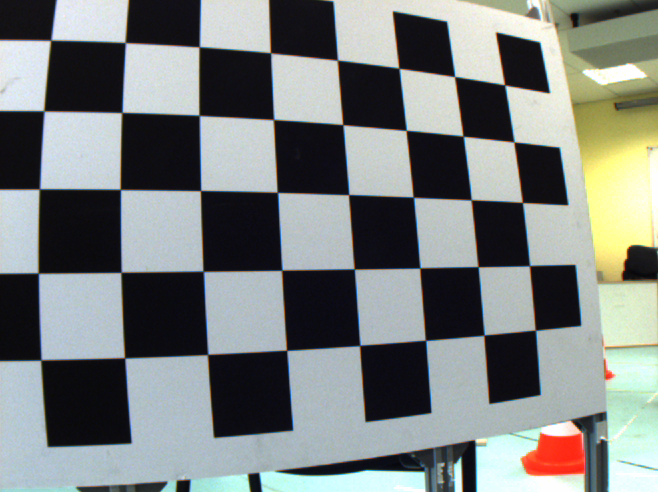
#> input picture pictures/calibration/img_21130751_0000.bmp, 658 x 492 px; its folder holds 4 pictures in this run
$ python lab9.py
#> lines starting #> are read from the running program, lines starting #| are printed output that depends on the picture; after the words box and inside, x2 and y2 are one past the last pixel; in counts of white or black regions, pixels touching at a corner belong together
import cv2
import numpy as np

# termination criteria
criteria = (cv2.TERM_CRITERIA_EPS + cv2.TERM_CRITERIA_MAX_ITER, 30, 0.001)

# prepare object points, like (0,0,0), (1,0,0), (2,0,0) ....,(6,5,0)
objp = np.zeros((8*5,3), np.float32)
objp[:,:2] = np.mgrid[0:5,0:8].T.reshape(-1,2)

# Arrays to store object points and image points from all the images.
objpoints = [] # 3d point in real world space
imgpoints = [] # 2d points in image plane.


def read_and_show_img(iterator):
#> called with iterator = 0
    img = cv2.imread(f'pictures/calibration/img_21130751_{iterator:04}.bmp')
#> img is the input picture: shape (492, 658, 3); mean B, G, R 127, 128.8, 124

    gray = cv2.cvtColor(img, cv2.COLOR_BGR2GRAY)
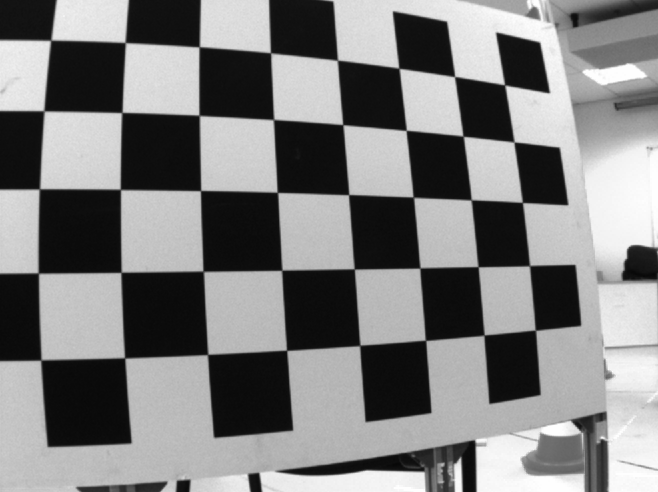
#> gray: shape (492, 658); min 7, max 254, mean 127.1
    ret, corners = cv2.findChessboardCorners(gray, (8, 5))
#> ret = True; corners = 40 rows, first 8: [50.72, 40.31], [125.1, 42.51], [199.1, 46.7], [270.4, 52.62], [337.4, 60.32], [398.8, 68.17], [454.5, 76.55], [504.6, 84.84]

    if ret == True:
        objpoints.append(objp)
        corners2 = cv2.cornerSubPix(gray, corners, (8, 5), (-1, -1), criteria)
#> corners2 = 40 rows, first 8: [50.75, 40.22], [125.2, 42.55], [199.2, 46.77], [270.6, 52.81], [337.4, 60.23], [398.9, 68.22], [454.5, 76.52], [504.6, 84.93]
        imgpoints.append(corners)
        # Draw and display the corners
        cv2.drawChessboardCorners(img, (8, 5), corners2, ret)
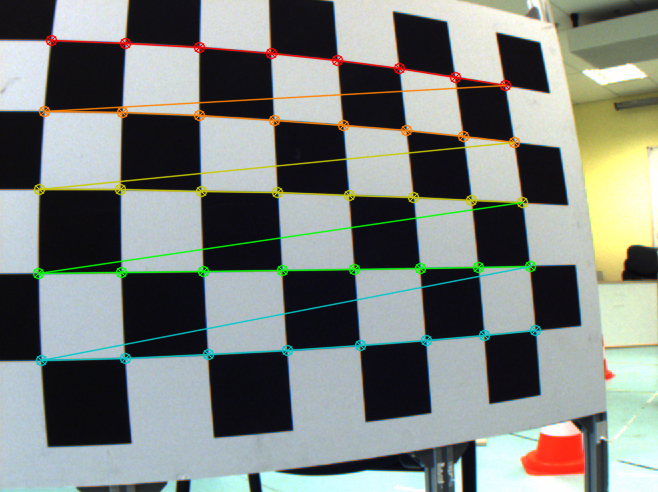
#> img: shape (492, 658, 3); 4.98% of pixels changed, all inside (x1, y1, x2, y2) = (32, 34, 542, 367)

    ret, mtx, dist, rvecs, tvecs = cv2.calibrateCamera(objpoints, imgpoints, gray.shape[::-1], None, None)
#> ret = 148.4; mtx = [[52171, 0, 1458.5], [0, 7282.1, 339.1], [0, 0, 1]]; dist = [[-569.5, 98641.6, -3.63, -2.5, 750.8]]; rvecs = ([-0.23, -1.63, 0.183],); tvecs = ([-3.32, -6.6, 129.9],)

    cv2.imshow('original', img)
    cv2.waitKey(100)


def main():
    for i in range(114):
        read_and_show_img(i)
#> pass 2 of the loop in main, `for i in range(114):`:
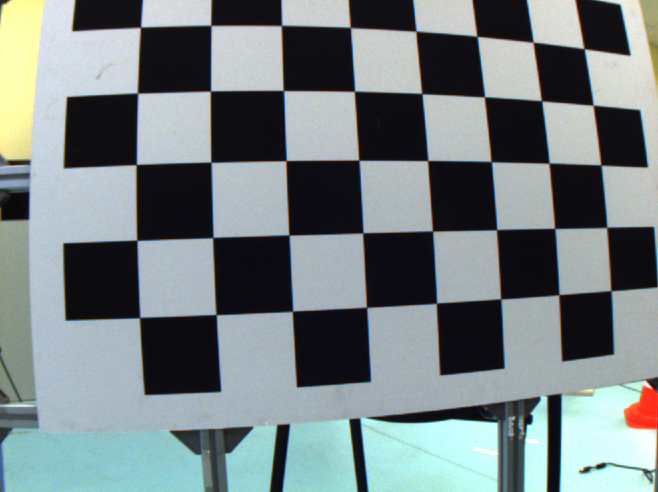
#> input picture pictures/calibration/img_21130751_0001.bmp, 658 x 492 px
#> in read_and_show_img, img is the input picture: shape (492, 658, 3); mean B, G, R 131.4, 129.7, 119.2
#> in read_and_show_img (call 2), `gray = cv2.cvtColor(img, cv2.COLOR_BGR2GRAY)`:
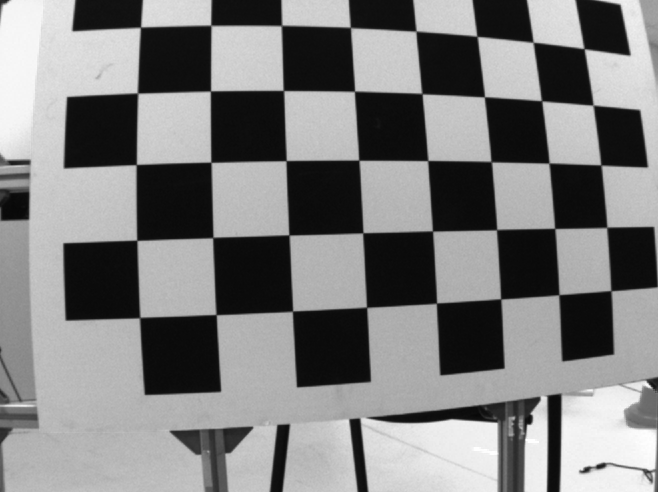
#> gray: shape (492, 658); min 7, max 254, mean 126.7
#> in read_and_show_img (call 2), `ret, corners = cv2.findChessboardCorners(gray, (8, 5))`: ret = True; corners = 40 rows, first 8: [140.6, 26.94], [210.7, 25.19], [281.5, 25.47], [350.3, 27.28], [416, 31], [476.9, 36.3], [533.2, 42.28], [584.2, 48.63]
#> corners2 = 40 rows, first 8: [140.5, 27.16], [210.8, 25.33], [281.5, 25.46], [350.4, 27.47], [416, 31.15], [476.9, 36.35], [533.1, 42.29], [584.1, 48.7]
#> in read_and_show_img (call 2), `cv2.drawChessboardCorners(img, (8, 5), corners2, ret)`:
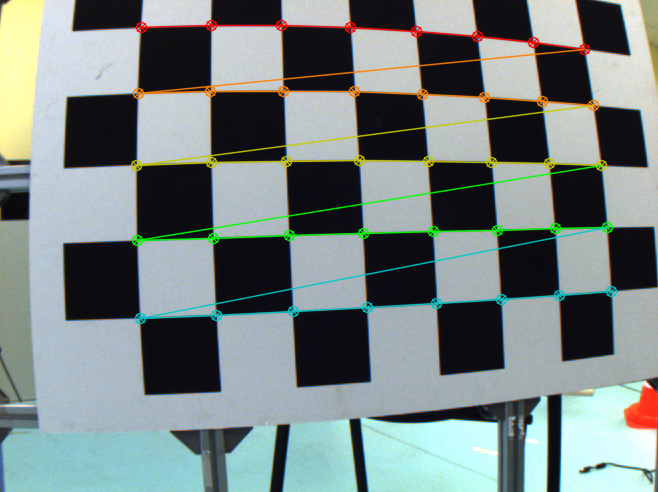
#> img: shape (492, 658, 3); 4.83% of pixels changed, all inside (x1, y1, x2, y2) = (130, 19, 618, 325)
#> in read_and_show_img (call 2), `ret, mtx, dist, rvecs, tvecs = cv2.calibrateCamera(objpoints, imgpoint..`: ret = 148.9; mtx = [[2861, 0, 406.7], [0, 8141.2, 190.7], [0, 0, 1]]; dist = [[-616.4, 190062.8, 3.36, -6.83, 647.4]]; rvecs = ([-0.602, -1.52, -0.334], [-0.915, -1.07, -0.889]); tvecs = ([-5.94, -3.58, 131.7], [-2.61, -2.15, 65.97])
#> pass 3 of the loop in main, `for i in range(114):`:
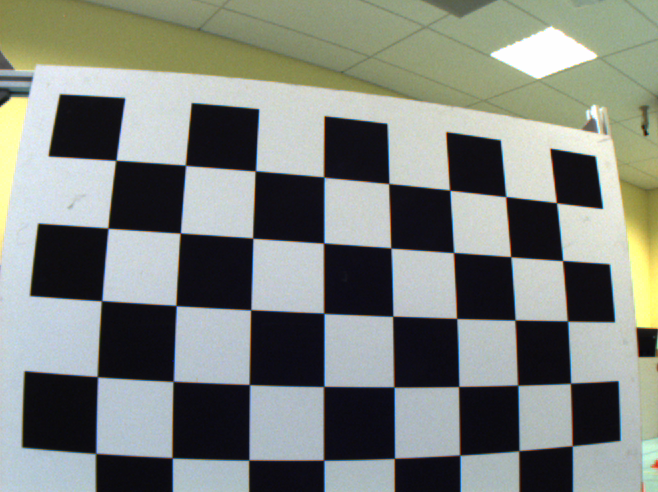
#> input picture pictures/calibration/img_21130751_0002.bmp, 658 x 492 px
#> in read_and_show_img, img is the input picture: shape (492, 658, 3); mean B, G, R 123.9, 130.3, 125.4
#> in read_and_show_img (call 3), `gray = cv2.cvtColor(img, cv2.COLOR_BGR2GRAY)`:
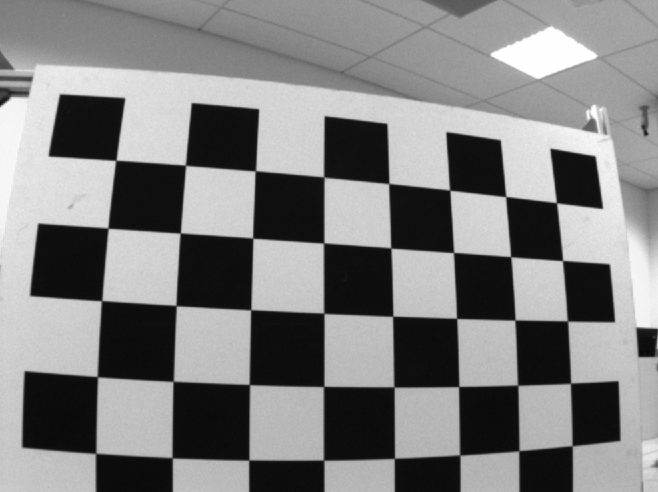
#> gray: shape (492, 658); min 9, max 254, mean 128.1
#> in read_and_show_img (call 3), `ret, corners = cv2.findChessboardCorners(gray, (8, 5))`: ret = True; corners = 40 rows, first 8: [115.8, 160.4], [185.3, 165.1], [255.3, 170.7], [323.7, 176.7], [388.7, 183.6], [449.8, 190.3], [505.8, 196.6], [556.4, 202.7]
#> corners2 = 40 rows, first 8: [115.8, 160.4], [185.5, 165.3], [255.3, 170.8], [323.8, 177], [388.7, 183.5], [449.8, 190.2], [505.8, 196.6], [556.4, 202.7]
#> in read_and_show_img (call 3), `cv2.drawChessboardCorners(img, (8, 5), corners2, ret)`:
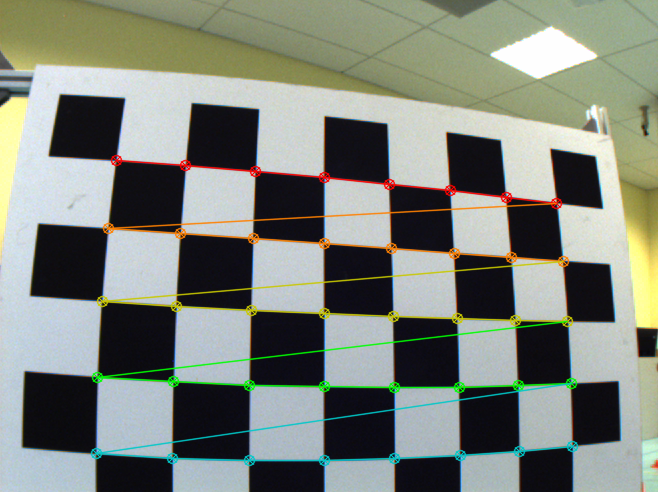
#> img: shape (492, 658, 3); 4.86% of pixels changed, all inside (x1, y1, x2, y2) = (90, 154, 579, 467)
#> in read_and_show_img (call 3), `ret, mtx, dist, rvecs, tvecs = cv2.calibrateCamera(objpoints, imgpoint..`: ret = 149.5; mtx = [[2307.4, 0, 411.4], [0, 7966.9, 170.9], [0, 0, 1]]; dist = [[-736.5, 359999.2, 6.29, -10.81, 721.7]]; rvecs = ([-0.575, -1.53, -0.322], [-1.02, -1.05, -0.936], [-0.688, -1.49, -0.435]); tvecs = ([-6.74, -3.48, 167.3], [-2.82, -1.76, 74.63], [-5.02, -1.05, 150.5])
#> the loop made 4 passes; the first 3 are shown


if __name__ == "__main__":
#> (the run stopped early here; a loop or call above may not have finished)
